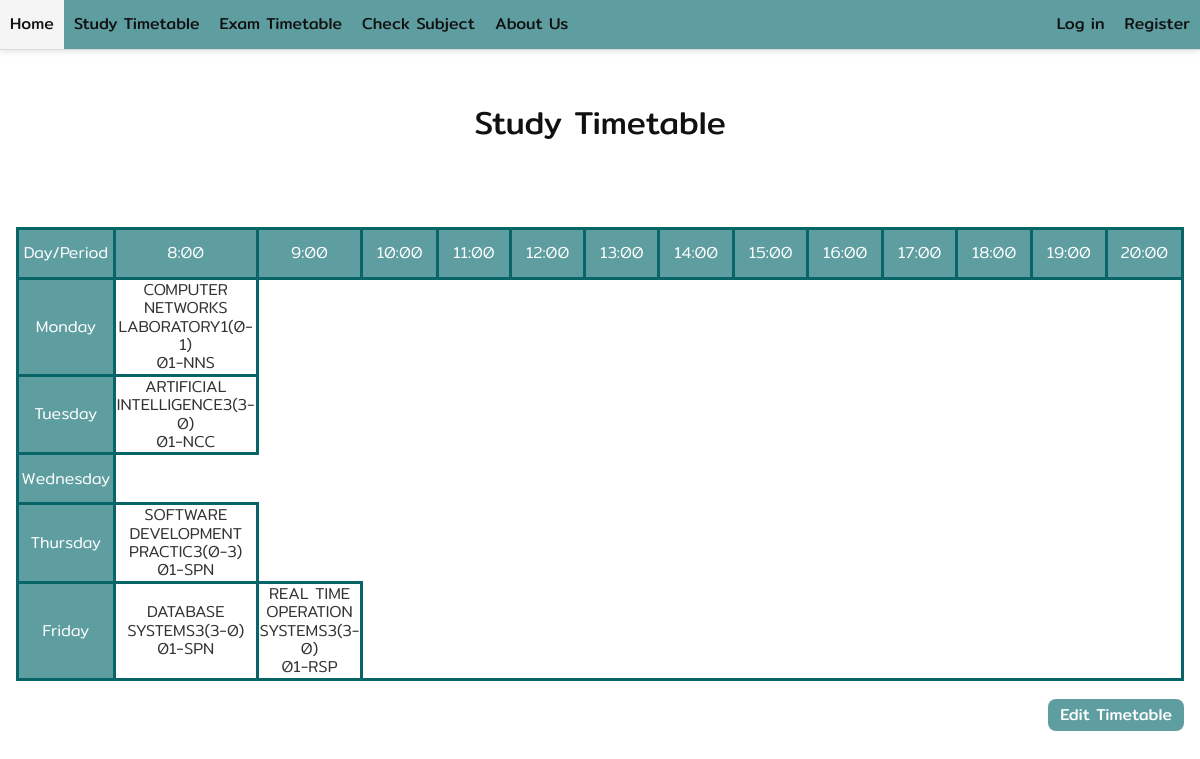
Screenshot of /help/studytimetable with the database file from the repository.
### userApp/models.py (models this page shows, shortened)
class User_subject(models.Model):
    user_id = models.ForeignKey(User, on_delete=models.CASCADE)
    section = models.ForeignKey(Section, on_delete=models.CASCADE,  null=True,blank=True)
    can_submit = models.BooleanField(default=False)
    priority = models.IntegerField(default=10,null=True,blank=True) # priority for add section

### helpApp/models.py (models this page shows, shortened)
class Section(models.Model):
    subject_ID = models.ForeignKey(Subject, on_delete=models.CASCADE)
    sec_num = models.CharField(max_length=200)
    day = models.CharField(max_length=200)
    time = models.CharField(max_length=200)
    teacher = models.CharField(max_length=200)
    start_time = models.CharField(max_length=200, null=True,blank=True)
    end_time = models.CharField(max_length=200, null=True,blank=True)

class Subject(models.Model):
    subject_ID = models.CharField(max_length=200)
    name = models.CharField(max_length=200)
    mid_term = models.CharField(max_length=200, null=True,blank=True)
    final = models.CharField(max_length=200, null=True,blank=True)
    mid_term_date = models.CharField(max_length=200, null=True,blank=True)
    mid_term_start_time = models.CharField(max_length=200, null=True,blank=True)
    mid_term_end_time = models.CharField(max_length=200, null=True,blank=True)
    final_term_date = models.CharField(max_length=200, null=True,blank=True)
    final_term_start_time = models.CharField(max_length=200, null=True,blank=True)
    final_term_end_time = models.CharField(max_length=200, null=True,blank=True)

### helpApp/views.py (the view)
# urls.py: path('studytimetable', views.studyTimetable, name='study'),
def studyTimetable(request):
    course = User_subject.objects.all()
    return render(request, 'helpApp/studytimetable.html', {'course':course})

### helpApp/templates/helpApp/studytimetable.html (shortened to what this page needs)
{% extends 'generalApp/components/base.html' %}
{% block content %}
<div class="header-section">
    <h1>Study Timetable</h1>
</div>
<div class="content-section">
    <div class="content-container">
        <table>
            <tr>
                <td class="text-table">Day/Period</td>
                <td class="text-table">8:00</td>
                <td class="text-table">9:00</td>
                <td class="text-table">10:00</td>
                <td class="text-table">11:00</td>
                <td class="text-table">12:00</td>
                <td class="text-table">13:00</td>
                <td class="text-table">14:00</td>
                <td class="text-table">15:00</td>
                <td class="text-table">16:00</td>
                <td class="text-table">17:00</td>
                <td class="text-table">18:00</td>
                <td class="text-table">19:00</td>
                <td class="text-table">20:00</td>
            </tr>
            <tr>
                <td class="text-table">Monday</td>
                {% for course in course %}
                {% if course.section.day == 'M' %}
                <td>{{ course.section.subject_ID.name }}<br>
                    {{ course.section.teacher }}<br>
                </td>
                {% endif %}
                {% endfor %}
            </tr>
            <tr>
                <td class="text-table">Tuesday</td>
                {% for course in course %}
                {% if course.section.day == 'T' %}
                <td>{{ course.section.subject_ID.name }}<br>
                    {{ course.section.teacher }}<br>
                </td>
                {% endif %}
                {% endfor %}
            </tr>
            <tr>
                <td class="text-table">Wednesday</td>
            </tr>
            <tr>
                <td class="text-table">Thursday</td>
                {% for course in course %}
                {% if course.section.day == 'H' %}
                <td>{{ course.section.subject_ID.name }}<br>
                    {{ course.section.teacher }}<br>
                </td>
                {% endif %}
                {% endfor %}
            </tr>
            <tr>
                <td class="text-table">Friday</td>
                {% for course in course %}
                {% if course.section.day == 'F' %}
                <td>{{ course.section.subject_ID.name }}<br>
                    {{ course.section.teacher }}<br>
                </td>
                {% endif %}
                {% endfor %}
            </tr>
        </table>
        <br>
        <a class="button" href="{% url 'table' %}" style="float: right;">Edit Timetable</a>
    </div>
</div>
{% endblock %}

### generalApp/templates/generalApp/components/base.html (shortened to what this page needs)
{% load static %}
<!DOCTYPE html>
<html lang="en">
<head>
    <link rel='stylesheet' href="{% static 'generalApp/normalize.css' %}">
    <link rel='stylesheet' href="{% static 'generalApp/main.css' %}">
</head>
<body>
    {% include 'generalApp/components/site_header.html' %}
    {% block content %}{% endblock %}
</body>
</html>

### generalApp/templates/generalApp/components/site_header.html
<header class="site-header">
    <a class="site-header-item" href="{% url 'home' %}">Home</a>
    <a class="site-header-item" href="{% url 'study' %}">Study Timetable</a>
    <a class="site-header-item" href="{% url 'exam' %}">Exam Timetable</a>
    <a class="site-header-item" href="{% url 'check' %}">Check Subject</a>
    <a class="site-header-right" href="{% url 'aboutus' %}">About Us</a>
    {% if user.is_authenticated %}
        <a class="site-header-item" href="{% url 'login' %}">{{ user.username }}</a>
        <a class="site-header-item" href="{% url 'logout' %}">Log Out</a>
    {% else %}
        <a class="site-header-item" href="{% url 'login' %}">Log in</a>
        <a class="site-header-item" href="{% url 'register' %}">Register</a>
    {% endif %}
</header>

### generalApp/static/generalApp/main.css (style rules this page uses)
html { color: #333333; font-family: 'Mitr', 'sans-serif'; font-weight: 300; }
h1, h2, h3, h4, h5, h6 { color: #111111; font-weight: 400; line-height: 1.4; margin-top: 0px; margin-bottom: 16px; }
a { color: #111111; }
.button { color: white; background-color: cadetblue; border: none; text-decoration: none; border-radius: 8px; font-weight: 400; line-height: 1; display: inline-block; padding: 8px 12px; margin-bottom: 16px; }
.content-section { padding: 16px; }
.content-container { max-width: 1200px; margin-left: auto; margin-right: auto; }
.site-header { background-color: cadetblue; border-bottom: 1px solid rgb(216, 216, 216); box-shadow: 0px 2px 6px 0px rgba(0, 0, 0, 0.1); display: flex; justify-content: flex-start; height: 50px; }
.site-header-item { color: #111111; background-color: rgba(0, 0, 0, 0); font-weight: 400; text-decoration: none; display: flex; align-items: center; padding: 0px 10px; transition: background-color 300ms; }
.site-header-right { color: #111111; background-color: rgba(0, 0, 0, 0); font-weight: 400; text-decoration: none; display: flex; align-items: center; margin-right: auto; padding: 0px 10px; transition: background-color 300ms; }
.header-section { padding: 50px; text-align: center; }
table, th, td { border: 3px solid black; border-collapse: collapse; border-color: rgb(7, 101, 104); }
td { text-align: center; height: 50px; width: 100px; }
.text-table { background-color: cadetblue; color: white; }

### rows the page displays
User_subject: section.subject_ID.name "COMPUTER NETWORKS LABORATORY1(0-1)", section.teacher "01-NNS"
User_subject: section.subject_ID.name "ARTIFICIAL INTELLIGENCE3(3-0)", section.teacher "01-NCC"
User_subject: section.subject_ID.name "SOFTWARE DEVELOPMENT PRACTIC3(0-3)", section.teacher "01-SPN"
User_subject: section.subject_ID.name "DATABASE SYSTEMS3(3-0)", section.teacher "01-SPN"
User_subject: section.subject_ID.name "REAL TIME OPERATION SYSTEMS3(3-0)", section.teacher "01-RSP"
